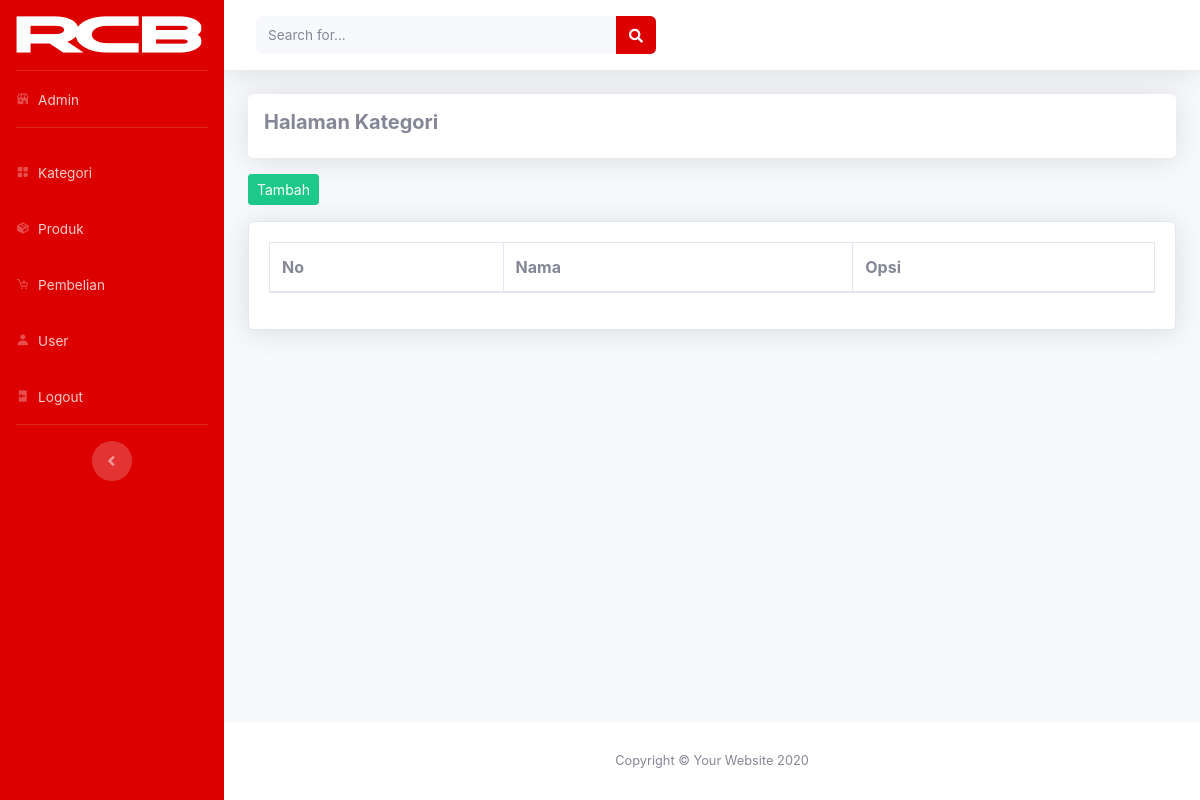
Page /admin/admin.php?halaman=kategori on the earlier database version.
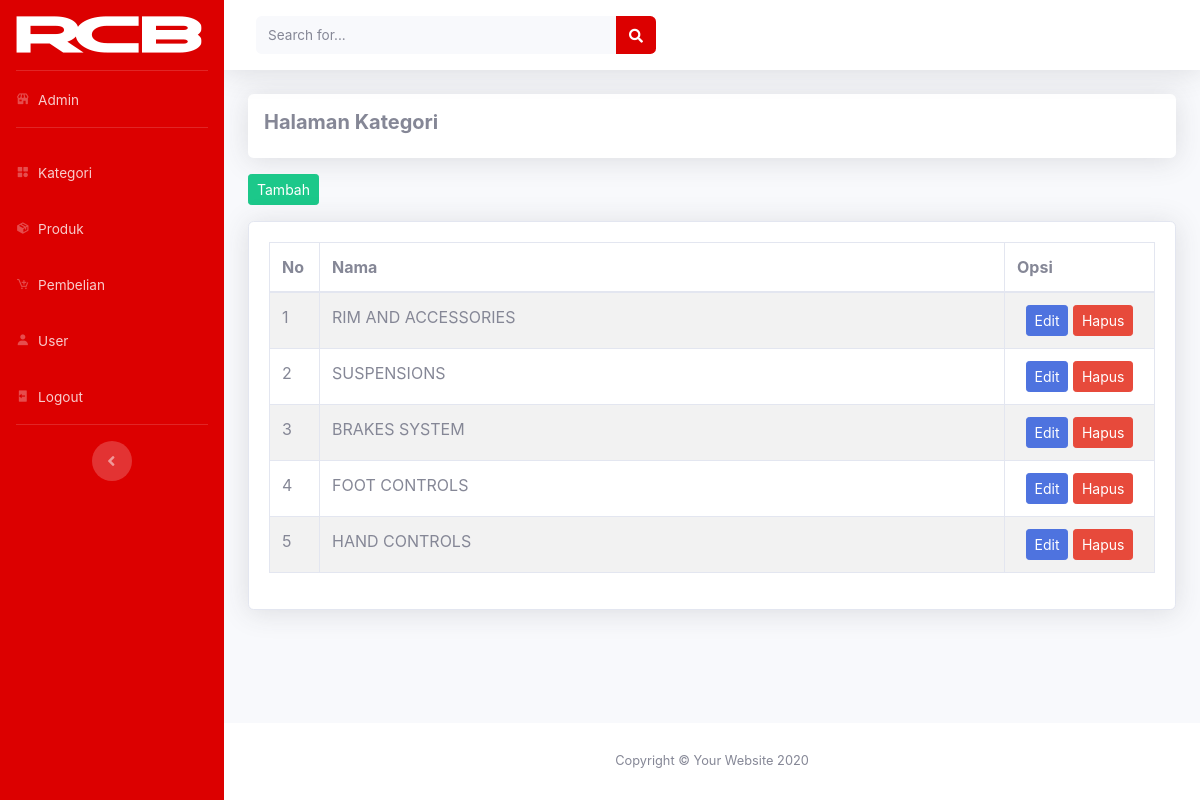
Same page on the later database version.
### tables this page shows
CREATE TABLE `kategori` (
  `id_kategori` int NOT NULL,
  `nama_kategori` varchar(100) NOT NULL
);

### assets/functions.php (called while the page is built, shortened)
<?php
function koneksi()
{
     return mysqli_connect("localhost", "root", "", "pw2024_tubes_233040034");
}
?>

### admin/kategori.php (the view)
<?php
$kategori = array();
$ambil = koneksi()->query("SELECT * FROM kategori");
while($pecah = $ambil->fetch_assoc())
{
    $kategori[] = $pecah;
}
?>
<div class="shadow p-3 mb-3 bg-white rounded">
    <h5><b>Halaman Kategori</b></h5>
</div>
<a href="admin.php?halaman=tambah_kategori" class="btn btn-sm btn-success">Tambah</a>
<div class="card shadow bg-white mt-3">
    <div class="card-body">
        <table class="table table-bordered table-hover table-striped" >
            <thead>
                <tr>
                    <th>No</th>
                    <th>Nama</th>
                    <th>Opsi</th>
                </tr>
            </thead>
            <tbody>
                <?php foreach ($kategori as $key => $value): ?>
                <tr>
                    <td width="50"><?php echo $key+1; ?></td>
                    <td><?php echo $value['nama_kategori']; ?></td>
                    <td class="text-center" width="150">
                        <a href="admin.php?halaman=edit_kategori&id=<?php echo $value['id_kategori'];?>" class="btn btn-sm btn-primary">Edit</a>
                        <a href="admin.php?halaman=hapus_kategori&id=<?php echo $value['id_kategori'];?>"" class="btn btn-sm btn-danger">Hapus</a>
                    </td>
                </tr>
                <?php endforeach ?>
            </tbody>
        </table>
    </div>
</div>

Differences in the rows shown:
added kategori: nama_kategori "RIM AND ACCESSORIES"
added kategori: nama_kategori "SUSPENSIONS"
added kategori: nama_kategori "BRAKES SYSTEM"
added kategori: nama_kategori "FOOT CONTROLS"
added kategori: nama_kategori "HAND CONTROLS"
